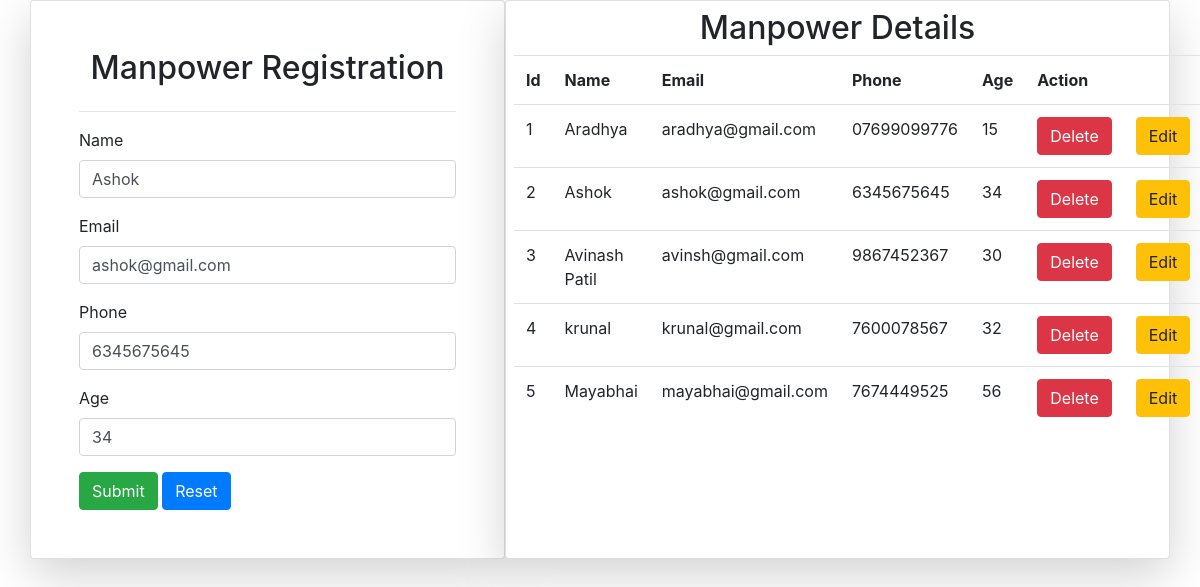
The page /edit/3 on the database its author committed.
### myapp/models.py (models this page shows)
class manpower(models.Model):
    uname = models.CharField(max_length=20)
    email= models.CharField(max_length=50)
    phone= models.CharField(max_length=20)
    age = models.CharField(max_length=10)

### myapp/views.py (the view)
# urls.py: path("edit/<id>",edit,name="edit")
def edit(request,id):
        user = manpower.objects.get(id=id)
        userdata = manpower.objects.all()
        return render(request,"index.html",{"data":user,"userdata":userdata})

### Template/index.html (shortened to what this page needs)
<!DOCTYPE html>
<html lang="en">
<head>
    <link rel="stylesheet" href="https://cdn.jsdelivr.net/npm/bootstrap@4.3.1/dist/css/bootstrap.min.css"
>
</head>
<body>
    <div class="container">
        <div class="row">
            <div class="col-md-5 card p-5 shadow-lg">
                <h2 align="center">Manpower Registration</h2>
                <hr>
                <form action="{%url 'addmanpower'%}" method="post">
                    <div class="form-group">
                        <label for="uname">Name</label>
                        <input type="text" name="uname" id="uname" class="form-control" value="{{data.uname}}">
                    </div>
                    <div class="form-group">
                        <label for="email">Email</label>
                        <input type="text" name="email" id="email" class="form-control" value="{{data.email}}">
                    </div>
                    <div class="form-group">
                        <label for="phone">Phone</label>
                        <input type="text" name="phone" id="phone" class="form-control" value="{{data.phone}}">
                    </div>
                    <div class="form-group">
                        <label for="age">Age</label>
                        <input type="text" name="age" id="age" class="form-control" value="{{data.age}}">
                    </div>
                    <input type="submit" class="btn btn-success">
                    <input type="reset" class="btn btn-primary">
                </form>
            </div>
            <div class="col-md-7 card p-2 shadow-lg">
                <h2 align="center">Manpower Details</h2>
                <table class="table">
                    <tr>
                        <th>Id</th>
                        <th>Name</th>
                        <th>Email</th>
                        <th>Phone</th>
                        <th>Age</th>
                        <th colspan="2">Action</th>
                    </tr>
                    {%for data in userdata%}
                    <tr>
                        <td>{{forloop.counter}}</td>
                        <td>{{data.uname}}</td>
                        <td>{{data.email}}</td>
                        <td>{{data.phone}}</td>
                        <td>{{data.age}}</td>
                        <td><a href="{%url 'delete' data.id%}" class="btn btn-danger">Delete</a></td>
                        <td><a href="{%url 'edit' data.id%}" class="btn btn-warning">Edit</a></td>
                    </tr>
                    {%endfor%}
                </table>
            </div>
        </div>
    </div>
</body>
</html>

### rows shown on the page
manpower: uname "Ashok", email "ashok@gmail.com", phone "6345675645", age "34"
manpower: uname "Aradhya", email "aradhya@gmail.com", phone "07699099776", age "15"
manpower: uname "Avinash Patil", email "avinsh@gmail.com", phone "9867452367", age "30"
manpower: uname "krunal", email "krunal@gmail.com", phone "7600078567", age "32"
manpower: uname "Mayabhai", email "mayabhai@gmail.com", phone "7674449525", age "56"
